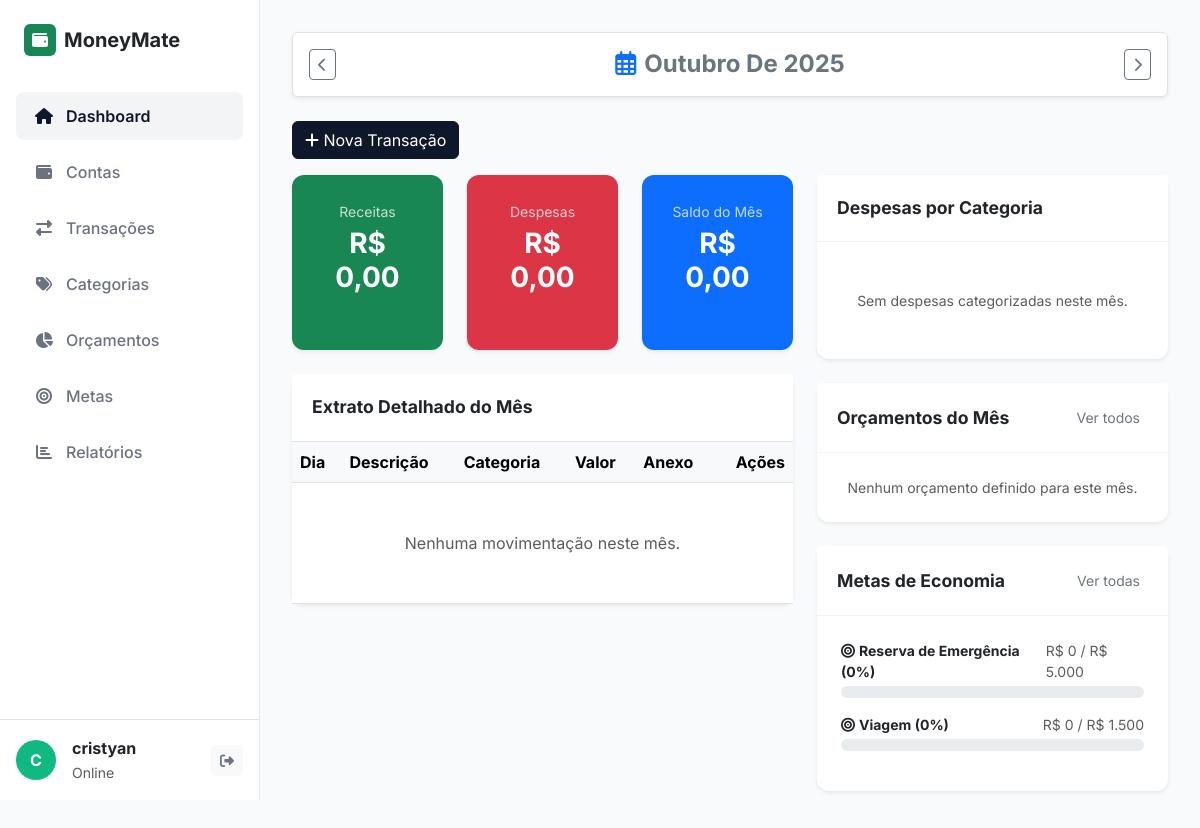
The app's page /index.php?rota=dashboard&mes=10&ano=2025 (signed in) with its own data.
### tables this page shows
CREATE TABLE `metas` (
  `id` int(11) NOT NULL,
  `usuario_id` int(11) NOT NULL,
  `nome` varchar(100) NOT NULL,
  `valor_alvo` decimal(15,2) NOT NULL,
  `valor_atual` decimal(15,2) DEFAULT 0.00
);

### app/controllers/TransacaoController.php (called while the page is built, shortened)
<?php
require_once __DIR__ . '/../models/Meta.php';
class TransacaoController {
    public function dashboard() {
        $uid = $_SESSION['uid'];
        $mes = $_GET['mes'] ?? date('m');
        $ano = $_GET['ano'] ?? date('Y');
        $transacaoModel = new Transacao();
        $orcamentoModel = new Orcamento();
        $metaModel      = new Meta();
        $transacoes = $transacaoModel->listarPorMes($uid, $mes, $ano);
        $orcamentos = $orcamentoModel->listarPorMes($uid, $mes, $ano);
        $metas      = $metaModel->listarPorUsuario($uid);
        $resumo = ['receita' => 0, 'despesa' => 0];
        $resumo['saldo'] = $resumo['receita'] - $resumo['despesa'];
        include __DIR__ . '/../views/dashboard/index.php';
    }
}

### config/database.php (called while the page is built)
<?php
class Database {
    private static $instancia = null;
    public static function getConnection() {
        if (!isset(self::$instancia)) {
            $host = 'localhost';
            $db   = 'moneymate';
            $user = 'root';
            $pass = '';
            try {
                self::$instancia = new PDO("mysql:host=$host;dbname=$db;charset=utf8", $user, $pass);
                self::$instancia->setAttribute(PDO::ATTR_ERRMODE, PDO::ERRMODE_EXCEPTION);
                self::$instancia->setAttribute(PDO::ATTR_DEFAULT_FETCH_MODE, PDO::FETCH_ASSOC);
            } catch (PDOException $e) {
                die("Erro de Conexão: " . $e->getMessage());
            }
        }
        return self::$instancia;
    }
}

### app/models/Meta.php (called while the page is built, shortened)
<?php
require_once __DIR__ . '/../../config/database.php';
class Meta {
    private $pdo;
    public function __construct() {
        $this->pdo = Database::getConnection();
    }
    public function listarPorUsuario($uid) {
        $sql = "SELECT * FROM metas WHERE usuario_id = ?";
        $stmt = $this->pdo->prepare($sql);
        $stmt->execute([$uid]);
        return $stmt->fetchAll();
    }
}

### app/views/dashboard/index.php (the view, shortened to what this page needs)
<?php include __DIR__ . '/../../views/layouts/header.php'; ?>
<div class="wrapper">
    <?php include __DIR__ . '/../../views/layouts/sidebar.php'; ?>
    <div id="content">
        <?php
        $dataAtual = DateTime::createFromFormat('!m-Y', "$mes-$ano");
        $mesAnterior = (clone $dataAtual)->modify('-1 month');
        $mesProximo = (clone $dataAtual)->modify('+1 month');
        $meses = [1 => 'Janeiro', 2 => 'Fevereiro', 3 => 'Março', 4 => 'Abril', 5 => 'Maio', 6 => 'Junho', 7 => 'Julho', 8 => 'Agosto', 9 => 'Setembro', 10 => 'Outubro', 11 => 'Novembro', 12 => 'Dezembro'];
        ?>
        <div class="d-flex justify-content-between align-items-center mb-4 bg-white p-3 rounded shadow-sm border">
            <a href="?rota=dashboard&mes=<?= $mesAnterior->format('m') ?>&ano=<?= $mesAnterior->format('Y') ?>" class="btn btn-outline-secondary btn-sm" title="Mês Anterior">
                <i class="fas fa-chevron-left"></i>
            </a>
            <h4 class="m-0 text-capitalize fw-bold text-secondary">
                <i class="far fa-calendar-alt me-2 text-primary"></i><?= $meses[(int)$mes] ?> de <?= $ano ?>
            </h4>
            <a href="?rota=dashboard&mes=<?= $mesProximo->format('m') ?>&ano=<?= $mesProximo->format('Y') ?>" class="btn btn-outline-secondary btn-sm" title="Próximo Mês">
                <i class="fas fa-chevron-right"></i>
            </a>
        </div>
        <div class="mb-3 d-flex flex-wrap gap-2">
            <button class="btn btn-primary" data-bs-toggle="modal" data-bs-target="#modalTransacao"><i class="fas fa-plus"></i> Nova Transação</button>
        </div>
        <div class="row">
            <div class="col-lg-7">
                <div class="row mb-4">
                    <div class="col-md-4 mb-3 mb-md-0">
                        <div class="card text-white bg-success h-100 shadow-sm border-0">
                            <div class="card-body text-center">
                                <small class="opacity-75">Receitas</small>
                                <h3 class="fw-bold mt-1">R$ <?= number_format($resumo['receita'], 2, ',', '.') ?></h3>
                            </div>
                        </div>
                    </div>
                    <div class="col-md-4 mb-3 mb-md-0">
                        <div class="card text-white bg-danger h-100 shadow-sm border-0">
                            <div class="card-body text-center">
                                <small class="opacity-75">Despesas</small>
                                <h3 class="fw-bold mt-1">R$ <?= number_format($resumo['despesa'], 2, ',', '.') ?></h3>
                            </div>
                        </div>
                    </div>
                    <div class="col-md-4">
                        <div class="card text-white <?= $resumo['saldo'] >= 0 ? 'bg-primary' : 'bg-warning text-dark' ?> h-100 shadow-sm border-0">
                            <div class="card-body text-center">
                                <small class="opacity-75">Saldo do Mês</small>
                                <h3 class="fw-bold mt-1">R$ <?= number_format($resumo['saldo'], 2, ',', '.') ?></h3>
                            </div>
                        </div>
                    </div>
                </div>
                <div class="card shadow-sm border-0">
                    <div class="card-header bg-white fw-bold border-bottom">Extrato Detalhado do Mês</div>
                    <div class="card-body p-0">
                        <div class="table-responsive">
                            <table class="table table-hover align-middle mb-0">
                                <thead class="table-light">
                                    <tr>
                                        <th>Dia</th>
                                        <th>Descrição</th>
                                        <th>Categoria</th>
                                        <th class="text-nowrap">Valor</th>
                                        <th>Anexo</th>
                                        <th class="text-end">Ações</th>
                                    </tr>
                                </thead>
                                <tbody>
                                    <?php if (empty($transacoes)): ?>
                                        <tr>
                                            <td colspan="6" class="text-center py-5 text-muted">Nenhuma movimentação neste mês.</td>
                                        </tr>
                                    <?php endif; ?>
                                </tbody>
                            </table>
                        </div>
                    </div>
                </div>
            </div>
            <div class="col-lg-5 mt-4 mt-lg-0">
                <div class="card shadow-sm border-0 mb-4">
                    <div class="card-header bg-white fw-bold">Despesas por Categoria</div>
                    <div class="card-body">
                        <div id="msgGraficoVazio" class="text-center text-muted my-4 small" style="display: none;">
                            Sem despesas categorizadas neste mês.
                        </div>
                    </div>
                </div>
                <div class="card shadow-sm border-0 mb-4">
                    <div class="card-header bg-white fw-bold d-flex justify-content-between align-items-center">
                        Orçamentos do Mês
                        <a href="index.php?rota=orcamentos" class="btn btn-sm btn-outline-secondary border-0">Ver todos</a>
                    </div>
                    <div class="card-body">
                        <?php if (empty($orcamentos)): ?>
                            <p class="text-center text-muted small m-0">Nenhum orçamento definido para este mês.</p>
                        <?php endif; ?>
                    </div>
                </div>
                <div class="card shadow-sm border-0">
                    <div class="card-header bg-white fw-bold d-flex justify-content-between align-items-center">
                        Metas de Economia
                        <a href="index.php?rota=metas" class="btn btn-sm btn-outline-secondary border-0">Ver todas</a>
                    </div>
                    <div class="card-body">
                        <?php if (empty($metas)): ?>
                            <p class="text-center text-muted small m-0">Nenhuma meta criada.</p>
                        <?php else: ?>
                            <?php foreach (array_slice($metas, 0, 3) as $meta):
                                $percent = $meta['valor_alvo'] > 0 ? ($meta['valor_atual'] / $meta['valor_alvo']) * 100 : 0;
                            ?>
                                <div class="mb-3">
                                    <div class="d-flex justify-content-between mb-1 small">
                                        <span class="fw-bold"><i class="fas fa-bullseye me-1"></i><?= htmlspecialchars($meta['nome']) ?> (<?= number_format($percent, 0) ?>%)</span>
                                        <span class="text-muted">R$ <?= number_format($meta['valor_atual'], 0, ',', '.') ?> / R$ <?= number_format($meta['valor_alvo'], 0, ',', '.') ?></span>
                                    </div>
                                    <div class="progress" style="height: 12px;">
                                    </div>
                                </div>
                            <?php endforeach; ?>
                        <?php endif; ?>
                    </div>
                </div>
            </div>
        </div>
    </div>
</div>
<?php include __DIR__ . '/../../views/layouts/footer.php'; ?>

### app/views/layouts/header.php (style rules this page uses)
:root { --sidebar-bg: #ffffff; --sidebar-border: #e5e7eb; --body-bg: #f9fafb; --text-primary: #111827; --text-secondary: #6b7280; --primary-color: #0f172a; --card-border: #f3f4f6; }
body { font-family: 'Inter', sans-serif; background-color: var(--body-bg); color: var(--text-primary); display: flex; min-height: 100vh; overflow-x: hidden; }
.wrapper { display: flex; width: 100%; }
#content { width: 100%; margin-left: 260px; padding: 2rem; }
.card { border: 1px solid #e5e7eb; border-radius: 12px; box-shadow: 0 1px 3px 0 rgba(0, 0, 0, 0.05); background: #fff; margin-bottom: 1.5rem; }
.card-header { background: transparent; border-bottom: 1px solid #f3f4f6; padding: 1.25rem; font-weight: 600; font-size: 1.1rem; }
.card-body { padding: 1.5rem; }
.btn-primary { background-color: var(--primary-color); border-color: var(--primary-color); }

### records on screen
metas: nome "Reserva de Emergência", percent "0", valor_atual "0", valor_alvo "5.000"
metas: nome "Viagem", percent "0", valor_atual "0", valor_alvo "1.500"

### other values on screen
$inicial "C"
$_SESSION['nome'] "cristyan"
$meses[(int)$mes] "Outubro"
$ano "2025"
$resumo['receita'] "0,00"
$resumo['despesa'] "0,00"
$resumo['saldo'] "0,00"
